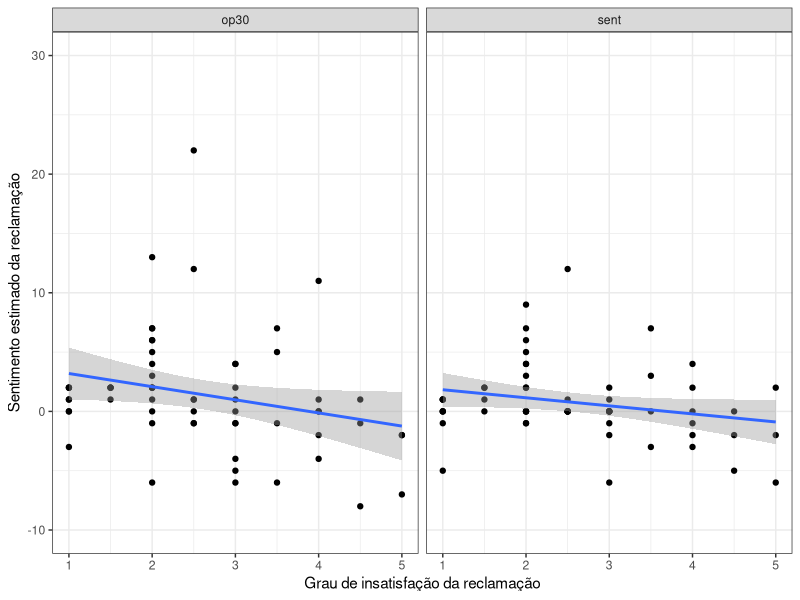
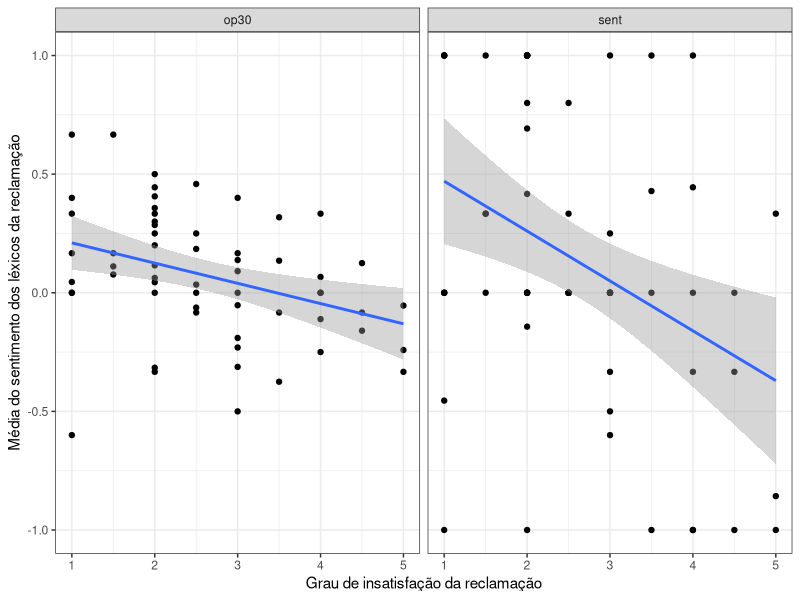

These charts were generated, in order, by the following R code: (Note: this script raises an error after producing the figures.)
## ---- chunk 1
library(caret)
library(here)
library(tidyverse)
theme_set(theme_bw())
knitr::opts_chunk$set(echo = TRUE)
## ---- chunk 2
observations <- read.csv(here("data/sentimentos/sentimento-tt.csv"))
robservations <- read.csv(here("data/sentimentos/sentimento.csv"))
## ---- chunk 3
for (x in sort(unique(observations$m_aval))) {
  soma = sum(observations$m_aval == x)
  print(paste(x, soma))
}
## ---- chunk 4
mean_feel <- function(senti, words) {
    values <- (senti/words)
    return (replace(values, is.na(values), 0))
}
op30 <- robservations %>%
    select(id, sentimento_op30, palavras_op30, palavras, m_aval) %>%
    rename(sentimento = sentimento_op30,
           palavras_texto = palavras,
           palavras_lexico = palavras_op30) %>%
    mutate(mean_sent_per_word = mean_feel(sentimento, palavras_lexico))
sent <- robservations %>%
    select(id, sentimento_sent, palavras_sent, palavras, m_aval) %>%
    rename(sentimento = sentimento_sent,
           palavras_texto = palavras,
           palavras_lexico = palavras_sent) %>%
    mutate(mean_sent_per_word = mean_feel(sentimento, palavras_lexico))

op30$Type <- "op30"
sent$Type <- "sent"

union <- rbind(op30, sent)
## ---- chunk 5
ggplot(union, aes(x = m_aval, y = sentimento)) +
    geom_point() +
    labs(x = "Grau de insatisfação da reclamação",
         y = "Sentimento estimado da reclamação") + 
    scale_y_continuous(limits = c(-10, 30)) + 
    facet_wrap(Type ~ .) +
    geom_smooth(method = "glm")

cor(op30$m_aval, op30$sentimento)
cor(sent$m_aval, sent$sentimento)

ggplot(union, aes(x = m_aval, y = mean_sent_per_word)) +
    geom_point() + 
    labs(x = "Grau de insatisfação da reclamação",
         y = "Média do sentimento dos léxicos da reclamação") + 
    scale_y_continuous(limits = c(-1, 1)) + 
    facet_wrap(Type ~ .) +
    geom_smooth(method = "glm")

cor(op30$m_aval, op30$mean_sent_per_word)
cor(sent$m_aval, sent$mean_sent_per_word)
## ---- chunk 6
control <- trainControl(method = 'cv', number = 5)
regl <- train(m_aval ~ . -id,
                            data = op30,
                            method = "glm",
                            trControl = control)
regl

print(varImp(regl, scale=FALSE))

pred_op30 <- subset(op30, select=c(id, m_aval))
pred_op30$prediction <- predict(regl, op30)
## ---- chunk 7
control <- trainControl(method = 'cv', number = 5)
regl <- train(m_aval ~ . -id,
                            data = sent,
                            method = "glm",
                            trControl = control)
regl

print(varImp(regl, scale=FALSE))

pred_sent <- subset(sent, select=c(id, m_aval))
pred_sent$prediction <- predict(regl, sent)
## ---- chunk 8
trainC <- trainControl(method = 'cv', number = 5)
treeDownACC <- caret::train(m_aval ~ . -id,
                            data = observations, 
                            method = "rpart",
                            trControl = trainC)
treeDownACC

print(varImp(treeDownACC, scale=FALSE))

output_dt <- subset(observations, select=c(id, m_aval))
output_dt$prediction <- predict(treeDownACC, observations)
## ---- chunk 9
trainC <- trainControl(method = 'cv', number = 5)
treeDownACC <- caret::train(m_aval ~ . -id,
                            data = robservations, 
                            method = "rpart",
                            trControl = trainC)
treeDownACC

print(varImp(treeDownACC, scale=FALSE))

output_dt_tt <- subset(robservations, select=c(id, m_aval))
output_dt_tt$prediction <- predict(treeDownACC, robservations)
## ---- chunk 10
trainC <- trainControl(method = 'cv', number = 3)
adaBoostUpACC <- caret::train(m_aval ~ . - id,
                             data = observations,
                             method = 'adaboost',
                             trControl = trainC)
adaBoostUpACC

print(varImp(adaBoostUpACC, scale=FALSE))

output_adb <- subset(observations, select=c(id, m_aval))
output_adb$prediction <- predict(adaBoostUpACC, observations)
## ---- chunk 11
trainC <- trainControl(method = 'cv', number = 5)
treeDownACC <- caret::train(m_aval ~ . -id,
                            data = robservations, 
                            method = "rpart",
                            trControl = trainC)
treeDownACC

print(varImp(treeDownACC, scale=FALSE))

output_adb_tt <- subset(robservations, select=c(id, m_aval))
output_adb_tt$prediction <- predict(treeDownACC, robservations)
